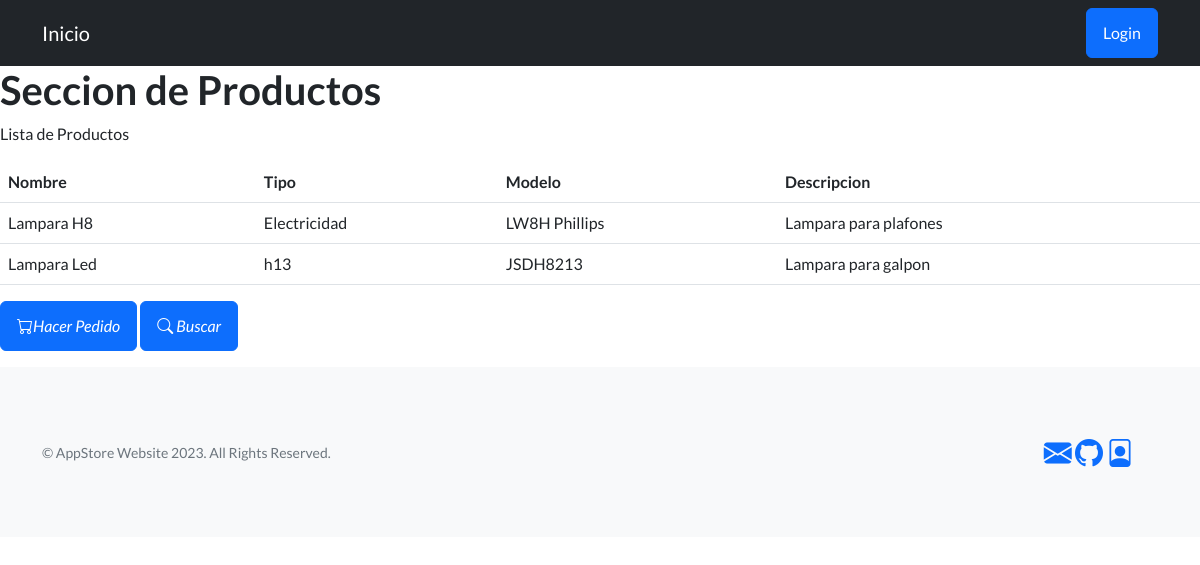
The page /app-store/productos/ on the database as committed earlier.
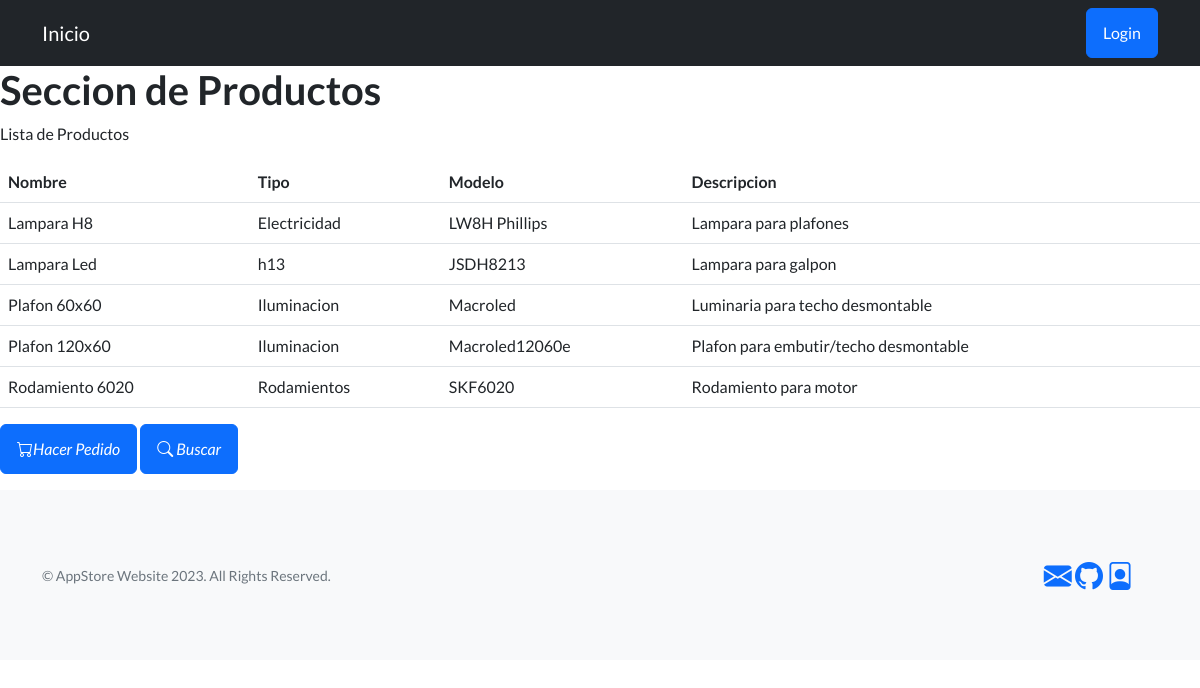
The same page on the database as committed later.
### AppStore/models.py (models this page shows, shortened)
class Producto(models.Model):
    nombre = models.CharField(max_length=50)
    tipo= models.CharField(max_length=50)
    modelo = models.CharField(max_length=50)
    descripcion= models.CharField(max_length=150)
    stock = models.IntegerField()

### AppStore/views.py (the view)
# urls.py: path('productos/', productos, name='Productos'),
def productos(req):
    lista = Producto.objects.all()
    return render(req,"productos.html" , {"productos": lista})

### AppStore/templates/productos.html (shortened to what this page needs)
{% extends 'main.html' %}
{% block bloqueMutable %}
            <h1>Seccion de Productos</h1>
            <p>
                Lista de Productos
            </p>
            <table class="table">
              <thead>
                  <tr>
                      <th scope="col">Nombre</th>
                      <th scope="col">Tipo</th>
                      <th scope="col">Modelo</th>
                      <th scope="col">Descripcion</th>
                  </tr>
              </thead>
              <tbody>
                  {% for producto in productos %}
                  <tr>
                      <td>{{ producto.nombre }}</td>
                      <td>{{ producto.tipo }}</td>
                      <td>{{ producto.modelo }}</td>
                      <td>{{ producto.descripcion }}</td>
                  </tr>
                  {% endfor %}
              </tbody>
          </table>
                {% if not user.is_staff %}
                <a class="btn btn-primary" href="../pedido-formulario" role="button"> <i class="bi bi-cart">Hacer Pedido</i></a>
                {% endif %}
            <a class="btn btn-primary" href="../busqueda-producto" role="button"><i class="bi bi-search"> Buscar</i></a>
{% endblock bloqueMutable %}

Rows that differ between the two databases and show on the page:
added Producto: nombre "Plafon 60x60", tipo "Iluminacion", modelo "Macroled", descripcion "Luminaria para techo desmontable"
added Producto: nombre "Plafon 120x60", tipo "Iluminacion", modelo "Macroled12060e", descripcion "Plafon para embutir/techo desmontable"
added Producto: nombre "Rodamiento 6020", tipo "Rodamientos", modelo "SKF6020", descripcion "Rodamiento para motor"
